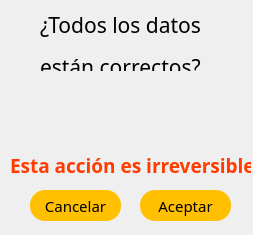
<?xml version="1.0" encoding="UTF-8"?>
<ui version="4.0">
 <class>vtnDatosCorrectos</class>
 <widget class="QDialog" name="vtnDatosCorrectos">
  <property name="windowModality">
   <enum>Qt::NonModal</enum>
  </property>
  <property name="geometry">
   <rect>
    <x>0</x>
    <y>0</y>
    <width>253</width>
    <height>235</height>
   </rect>
  </property>
  <property name="minimumSize">
   <size>
    <width>253</width>
    <height>235</height>
   </size>
  </property>
  <property name="maximumSize">
   <size>
    <width>253</width>
    <height>235</height>
   </size>
  </property>
  <property name="mouseTracking">
   <bool>false</bool>
  </property>
  <property name="focusPolicy">
   <enum>Qt::NoFocus</enum>
  </property>
  <property name="windowTitle">
   <string>Confirmacion</string>
  </property>
  <property name="windowIcon">
   <iconset>
    <normaloff>../imagenes/info.png</normaloff>../imagenes/info.png</iconset>
  </property>
  <property name="accessibleName">
   <string/>
  </property>
  <property name="styleSheet">
   <string notr="true">*{
font-family:century gothic;
font-size: 15px;
}
#vtnCantidad{
 background:#fefefe;
}
QPushButton{
border-radius:15px;
background:#ffc001;
}

QPushButton:hover{
background:#dea806;
}
QLineEdit{
	border:none;
	border-bottom: 1px solid black;
	background:transparent;
}


</string>
  </property>
  <property name="sizeGripEnabled">
   <bool>false</bool>
  </property>
  <property name="modal">
   <bool>false</bool>
  </property>
  <widget class="QLabel" name="label">
   <property name="geometry">
    <rect>
     <x>40</x>
     <y>10</y>
     <width>171</width>
     <height>61</height>
    </rect>
   </property>
   <property name="text">
    <string>&lt;html&gt;&lt;head/&gt;&lt;body&gt;&lt;p&gt;&lt;span style=&quot; font-size:16pt;&quot;&gt;¿Todos los datos&lt;/span&gt;&lt;/p&gt;&lt;p&gt;&lt;span style=&quot; font-size:16pt;&quot;&gt;están correctos?&lt;/span&gt;&lt;/p&gt;&lt;/body&gt;&lt;/html&gt;</string>
   </property>
  </widget>
  <widget class="QPushButton" name="btnCancelardialogClave">
   <property name="geometry">
    <rect>
     <x>30</x>
     <y>190</y>
     <width>91</width>
     <height>31</height>
    </rect>
   </property>
   <property name="text">
    <string>Cancelar</string>
   </property>
   <property name="shortcut">
    <string>Esc</string>
   </property>
  </widget>
  <widget class="QPushButton" name="btnAceptardialogClave">
   <property name="geometry">
    <rect>
     <x>140</x>
     <y>190</y>
     <width>91</width>
     <height>31</height>
    </rect>
   </property>
   <property name="text">
    <string>Aceptar</string>
   </property>
  </widget>
  <widget class="QLabel" name="label_2">
   <property name="geometry">
    <rect>
     <x>10</x>
     <y>150</y>
     <width>241</width>
     <height>31</height>
    </rect>
   </property>
   <property name="styleSheet">
    <string notr="true">color: rgb(255, 59, 0);</string>
   </property>
   <property name="text">
    <string>&lt;html&gt;&lt;head/&gt;&lt;body&gt;&lt;p&gt;&lt;span style=&quot; font-size:14pt; font-weight:600;&quot;&gt;Esta acción es irreversible&lt;/span&gt;&lt;/p&gt;&lt;/body&gt;&lt;/html&gt;</string>
   </property>
  </widget>
  <widget class="QLabel" name="label_3">
   <property name="geometry">
    <rect>
     <x>90</x>
     <y>80</y>
     <width>81</width>
     <height>71</height>
    </rect>
   </property>
   <property name="text">
    <string/>
   </property>
   <property name="pixmap">
    <pixmap>../imagenes/alert_icon_129491.png</pixmap>
   </property>
   <property name="scaledContents">
    <bool>true</bool>
   </property>
  </widget>
 </widget>
 <tabstops>
  <tabstop>btnCancelardialogClave</tabstop>
 </tabstops>
 <resources/>
 <connections/>
</ui>
